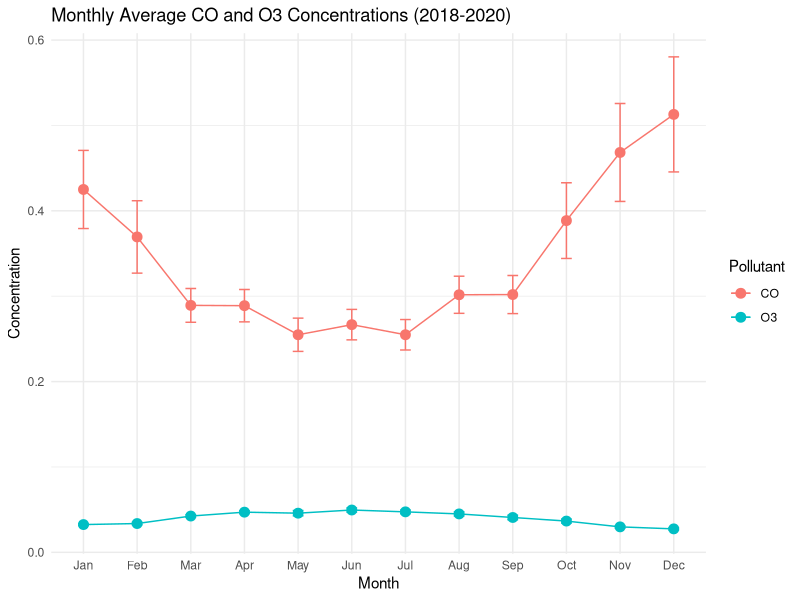
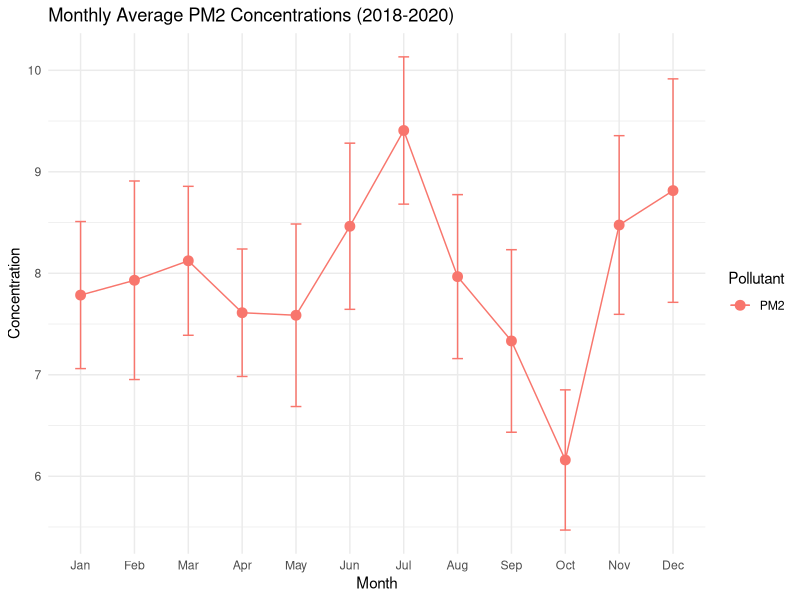

R code for these plots, in order:
## ---- chunk 1
knitr::opts_chunk$set(echo = FALSE)
library(tidyverse)
## ---- chunk 2
# unzip data
unzip("data-6.zip")

# read data
df_initial18 <- data.frame(read_csv("data//AQ_2018.csv"))

df_initial19 <- data.frame(read_csv("data//AQ_2019.csv"))

df_initial20 <- data.frame(read_csv("data//AQ_2020.csv"))
## ---- chunk 3
# function for data cleaning
clean_AQ <- function(df){
  
  # rename columns
  df_clean <- df |> rename(co_max = Daily.Max.8.hour.CO.Concentration, 
                                  pm2_max = Daily.Mean.PM2.5.Concentration,
                                  o3_max = Daily.Max.8.hour.Ozone.Concentration)|> 
    mutate(Date = mdy(Date)) |> # format date
    group_by(Date) |> # replace duplicates with average
    summarise(co_max = mean(co_max),
              pm2_max = mean(pm2_max),
              o3_max = mean(o3_max),
              .groups = "drop")

  # set negative values to 0
  pollutant_cols <- c("co_max", "pm2_max", "o3_max")

  for(col in pollutant_cols) {
   df_clean[[col]][df_clean[[col]] < 0] <- 0
  }
  
  return(df_clean)
}

df_AQ18 <- clean_AQ(df_initial18)
df_AQ19 <- clean_AQ(df_initial19)
df_AQ20 <- clean_AQ(df_initial20)
## ---- chunk 4
# create analytic dataframe, combining three years
df_analytic <- bind_rows(
  df_AQ18 |> mutate(year = 2018),
  df_AQ19 |> mutate(year = 2019),
  df_AQ20 |> mutate(year = 2020)
)

# create monthly dataframe
df_monthly <- df_analytic |> 
  mutate(month = month(Date, label = TRUE)) |> 
  group_by(month) |> 
  summarise(co_mean = mean(co_max, na.rm = TRUE),
            co_se = sd(co_max, na.rm = TRUE) / sqrt(n()),
            co_ci = co_se * 1.96,
            o3_mean = mean(o3_max, na.rm = TRUE),
            o3_se = sd(o3_max, na.rm = TRUE) / sqrt(n()),
            o3_ci = o3_se * 1.96,
            pm2_mean = mean(pm2_max, na.rm = TRUE),
            pm2_se = sd(pm2_max, na.rm = TRUE) / sqrt(n()),
            pm2_ci = pm2_se * 1.96)

# pivot longer for ggplot
df_plot <- df_monthly |> 
  pivot_longer(cols = c(co_mean, o3_mean, pm2_mean),
               names_to = "pollutant",
               values_to = "concentration") |> 
  mutate(pollutant_clean = case_when(
    pollutant == "co_mean" ~ "CO",
    pollutant == "o3_mean" ~ "O3",
    pollutant == "pm2_mean" ~ "PM2"
  )) |> 
  # add CI
  mutate(ci = case_when(
    pollutant == "co_mean" ~ co_ci,
    pollutant == "o3_mean" ~ o3_ci,
    pollutant == "pm2_mean" ~ pm2_ci
  ))
## ---- chunk 5
# plot CO and O3 by month
df_plot |> 
  filter(pollutant_clean %in% c("CO", "O3")) |> 
  ggplot(aes(x = month, y = concentration, color = pollutant_clean, group = pollutant_clean)) +
  geom_point(size = 3) +
  geom_line() +
  geom_errorbar(aes(ymin = concentration - ci, ymax = concentration + ci), 
                width = 0.2) +
  labs(title = "Monthly Average CO and O3 Concentrations (2018-2020)",
       x = "Month",
       y = "Concentration",
       color = "Pollutant") +
  theme_minimal()
## ---- chunk 6
# plot PM2 by month
df_plot |> 
  filter(pollutant_clean == "PM2") |> 
  ggplot(aes(x = month, y = concentration, color = pollutant_clean, group = pollutant_clean)) +
  geom_point(size = 3) +
  geom_line() +
  geom_errorbar(aes(ymin = concentration - ci, ymax = concentration + ci), 
                width = 0.2) +
  labs(title = "Monthly Average PM2 Concentrations (2018-2020)",
       x = "Month",
       y = "Concentration",
       color = "Pollutant") +
  theme_minimal()
